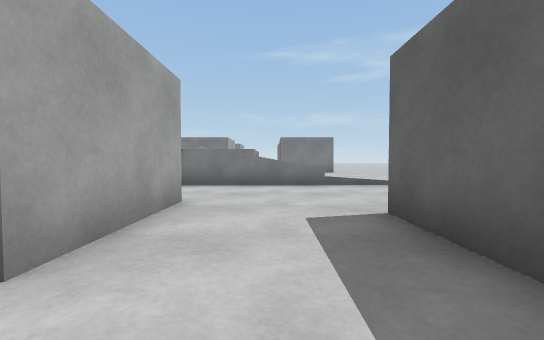
view 1 (above)

18 first-person views from a walk through a 3-D level made in the Unity game engine. The camera is 0.68 m above the floor, tilts 2° down and sees 90° across. The floor is counted in squares, 1 m on a side. Each view is taken from the middle of a square. On the plan, view 1 faces up. The plan holds only what a view shows up to about 9 squares ahead; the rest is blank. The place goes on beyond the plan.

view 2
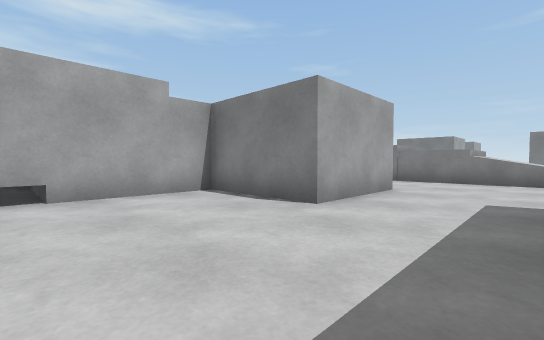

view 3
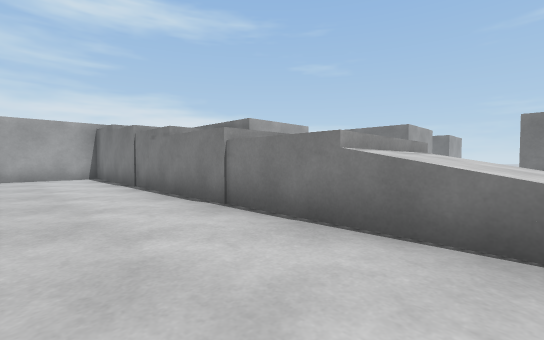

view 4
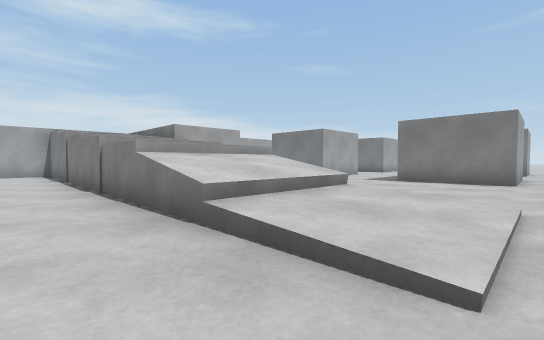

view 5
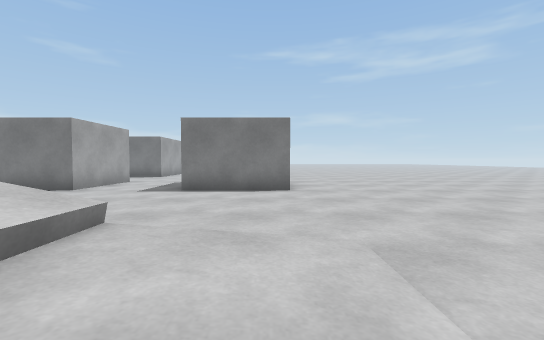

view 6
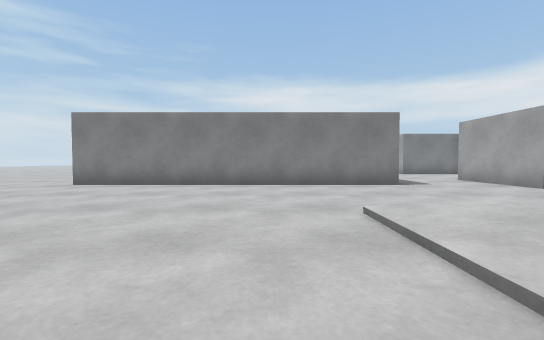

view 7
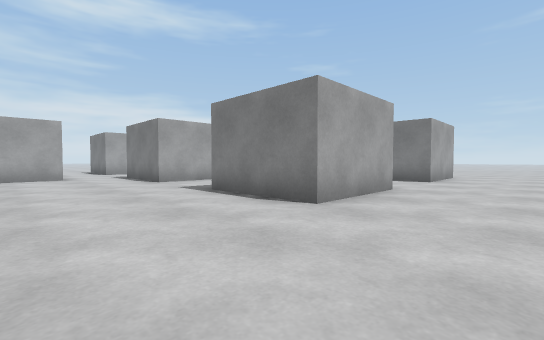

view 8
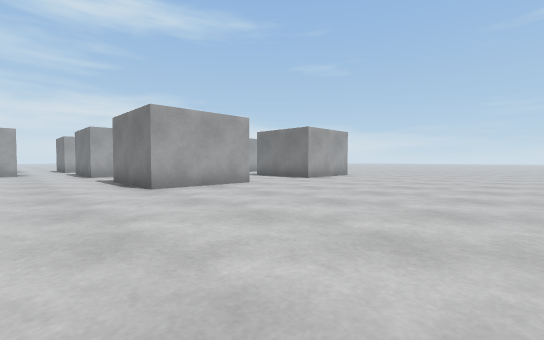

view 9
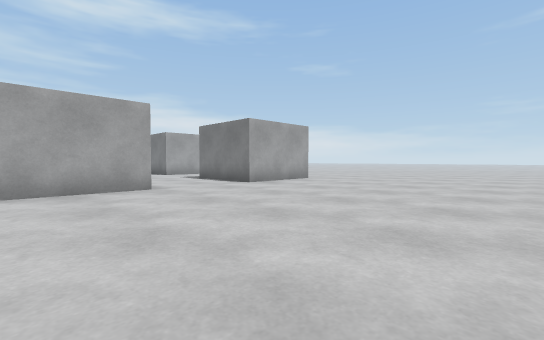

view 10
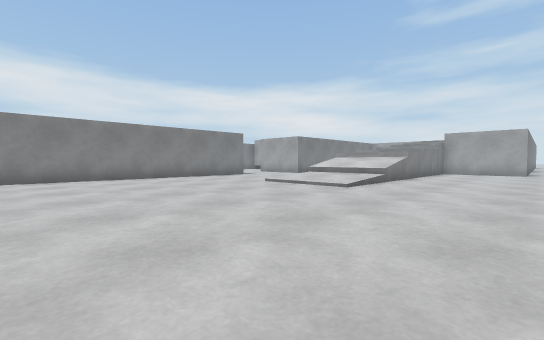

view 11
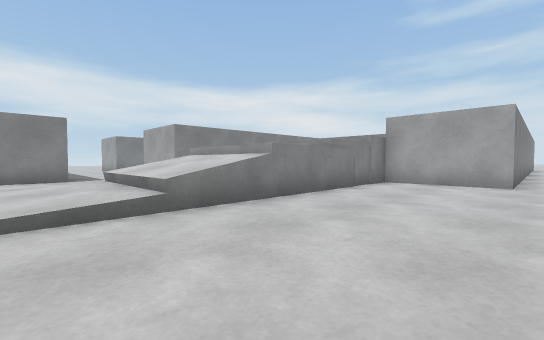

view 12
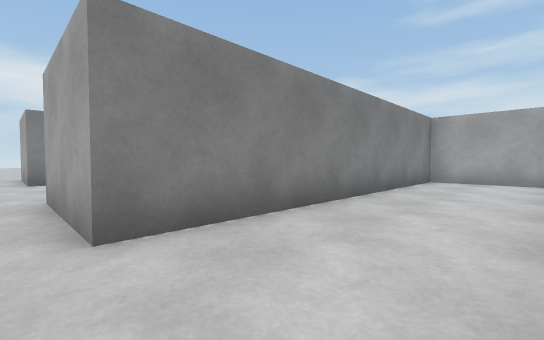

view 13
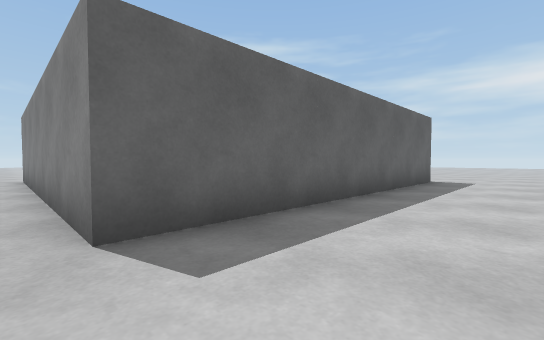

view 14
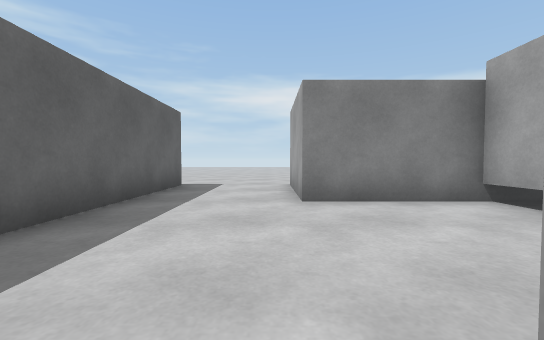

view 15
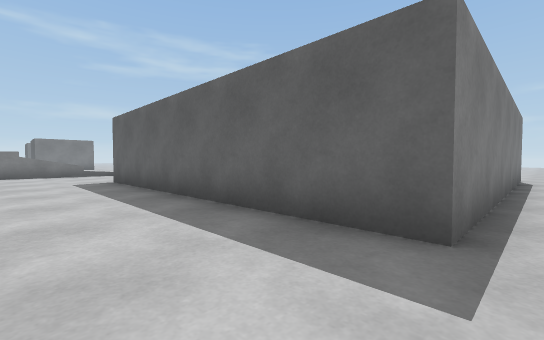

view 16
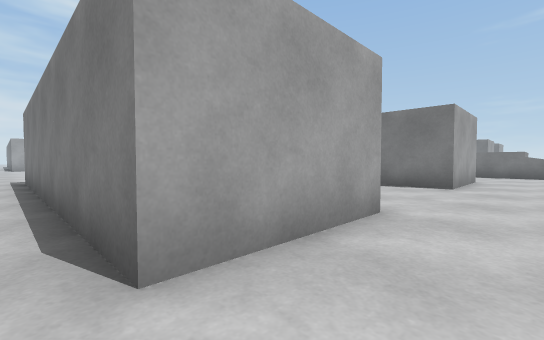

view 17
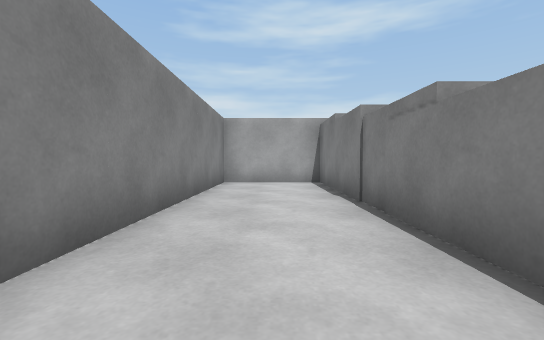

view 18
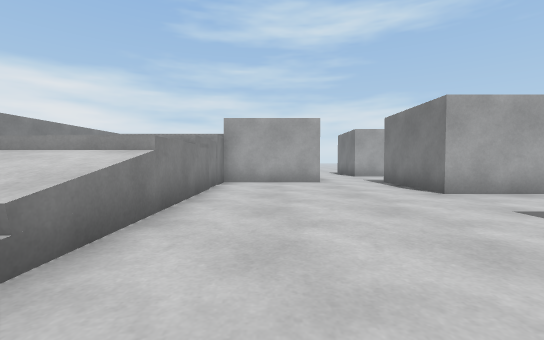

### Floor plan
Key: @ floor where view 1 was taken; # wall or solid block; . main floor; : floor 0.15 m higher than the main floor; + floor 0.2 m higher than the main floor; / step, stairs or slope; ^ raised ledge.
Columns run from 11 left of view 1 to 10 right of it. Each row starts with its distance up from view 1.
 22               #.......
 21              .........
 20              .........
 19              .........
 18         #     #.......
 17         #...  #.......
 16       ###...###.......
 15      .................
 14   ....................
 13   ####................
 12      #................
 11      #................
 10      ####^^^^+:/......
  9      #### ^^^+:/......
  8 #########^^^^+:/......
  7 #.....................
  6 #.....................
  5 #.....................
  4 ##########............
  3       ####...#########
  2       ####...#
  1       #......#
  0       #....@.#
 -1      ##......#
 -2       #......#
 -3       ####...#
 -4       ####...#
 -5  #########...#########
 -6  .....................

Positions as (right, up) in squares from view 1, and headings:
1: (0, 0), facing up
2: (1, -2), facing up-left
3: (1, 5), facing up-left
4: (4, 6), facing up-left
5: (3, 8), facing up
6: (5, 11), facing down
7: (6, 12), facing up-left
8: (10, 13), facing up-left
9: (10, 16), facing up-left
10: (10, 14), facing down-left
11: (3, 14), facing down-left
12: (-1, 7), facing down-left
13: (-1, 4), facing down-right
14: (-1, 2), facing down
15: (-1, -6), facing up-right
16: (0, -6), facing up-left
17: (-2, 6), facing left
18: (3, 12), facing left
